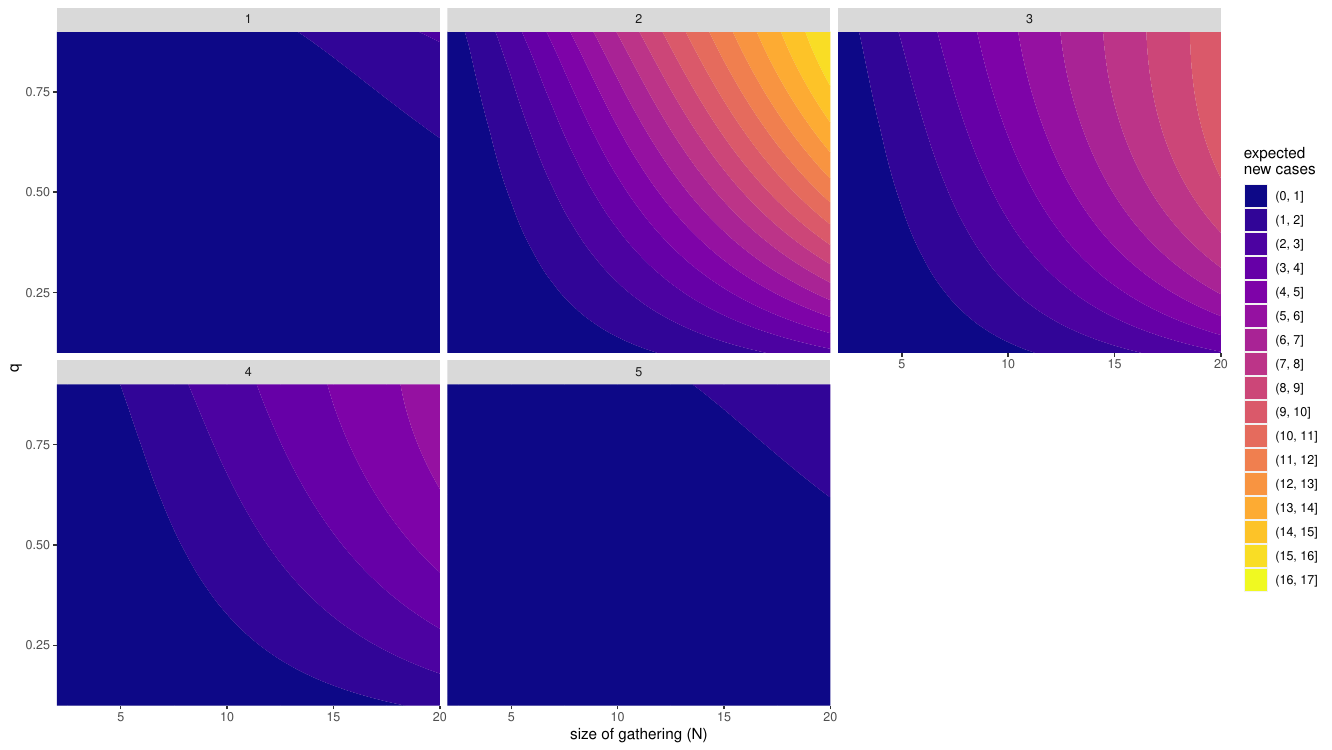

This chart was generated by the following R code:
library(deSolve)
library(tidyverse)
 

# SIR model definition ----------------------------------------------------

model <- function(t, states, params) {
  with(as.list(c(states, params)), {
    dS <- - (b * k * I * S) / (S + I + R)
    dI <- (b * k * I * S) / (S + I + R) - gamma * I 
    dR <- gamma * I
    
    list(c(dS, dI, dR))
  })
}


# Parameter definitions ---------------------------------------------------

popsize <- 1000000

params <- c(
  b = 0.15,
  gamma = 1/14,
  k = 1
)

states <- c(
  S = popsize - 1,
  I = 1,
  R = 0
)

times <- seq(0, 400, 1)
slices <- c(101, 151, 176, 201, 251)


# Solve ODEs --------------------------------------------------------------

out <- lsoda(states, times, model, params)
out <- as.data.frame(out)

ps <- out$S[slices] / popsize 
pi <- out$I[slices] / popsize
no <- seq(1, length(ps))
df <- 
  data.frame(
  time = slices,
  no = no,
  pi = paste0("p[i] == ", round(pi, 3)),
  ps = paste0("p[s] == ", round(ps, 3))
)


# Plot SIR results --------------------------------------------------------

pdf("SIR.pdf", height = 7.5, width = 13.33)
out %>% 
  gather(key, value, -time) %>% 
  ggplot(., aes(x = time, y = value/popsize, color = fct_relevel(key, c("S", "I", "R")))) + 
  geom_vline(xintercept = slices, linetype = "dashed", alpha = 0.4) +
  geom_line() +
  geom_text(
    aes(x = time + 5, y = 0.95, label = no),
    data = df, 
    color = "black", 
    parse = T, 
    hjust = "left"
  ) +
  scale_color_discrete(name = "") +
  theme_classic() +
  labs(
    x = "days",
    y = "proportion of population"
  ) +
  coord_cartesian(expand = F, clip = "off")
dev.off()


# Plot impact of gathering size at different epidemic points --------------

N <- seq(2, 20, 1)          # size of gatherings
q <- seq(0.1, 0.9, 0.01)    # probability of infection given contact

df <- expand.grid(N = N, p = paste(no, ps, pi), q = q)

df[, c("no", "ps", "pi")] <- as.numeric(str_split(df$p, " ", simplify = T))
df$dI <- with(df, N * ps * (1 - (1 - q)^(N * pi)))
df$lab <- paste0(df$no,"\n~p[i] == ", round(df$pi, 3), "~','~p[s] == ", round(df$ps, 3))
  
pdf("SIR_exact.pdf", height = 7.5, width = 13.33)
ggplot(df, aes(x = N, y = q, z = dI)) +
  facet_wrap( ~ lab, labeller = label_parsed, ) +
  geom_contour_filled(binwidth = 1) +
  xlab("size of gathering (N)") + 
  scale_fill_viridis_d(name = "expected\nnew cases", option = "plasma") +
  coord_cartesian(expand = F)
dev.off()